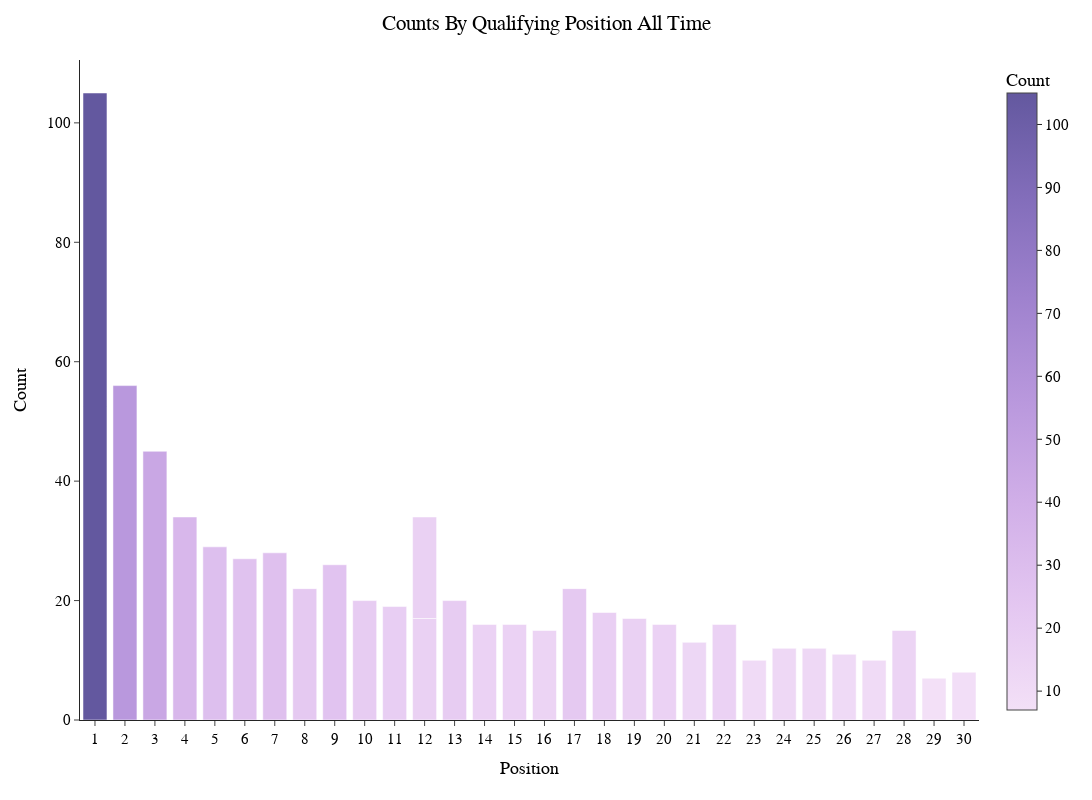

The cell this chart's notebook holds for it:
### Code cell
fig_top_qualy=px.bar(grouped_top_qualy, 
           x="Position", 
           y="Count", 
           color='Count',
           height=800,
           width=1400,
           template='simple_white',
           color_continuous_scale=px.colors.sequential.Purp,
           hover_data=["Driver"]
        )

fig_top_qualy.update_layout(
    title="Counts By Qualifying Position All Time",
    hoverlabel=dict(
        bgcolor="white",
        font_size=15,
        font_family="PT Sans Narrow"
    ),
    title_x=0.5,
    yaxis = dict(tickfont = dict(size=15)),
    xaxis = dict(tickfont = dict(size=15),
                 tickmode = 'linear',
    tick0 = 1,
    dtick = 1),
    font=dict(
        family="PT Sans Narrow",
        size=15,
        color="Black"
    ),
    title_font_family="PT Sans Narrow"
)
# fig_top_qualy.update_traces(marker_color='#246DF8')

### Figure 1 — Plotly figure (JSON) as saved in the notebook; plotly's stock layout.template omitted (floating-point values rounded to 4 significant figures)
{"data": [{"alignmentgroup": "True", "customdata": [["Lewis Hamilton"], ["Lewis Hamilton"], ["Kimi Räikkönen"], ["Sebastian Vettel"], ["Fernando Alonso"], ["Felipe Massa"], ["Fernando Alonso"], ["Fernando Alonso"], ["Felipe Massa"], ["Rubens Barrichello"], ["Fernando Alonso"], ["Jenson Button"], ["Rubens Barrichello"], ["Daniel Ricciardo"], ["Lance Stroll"], ["Rubens Barrichello"], ["Jean Alesi"], ["Kevin Magnussen"], ["Fernando Alonso"], ["Andrea de Cesaris"], ["Mark Webber"], ["John Watson"], ["Riccardo Patrese"], ["Riccardo Patrese"], ["Andrea de Cesaris"], ["Andrea de Cesaris"], ["Michele Alboreto"], ["Bertrand Gachot"], ["Paul Belmondo"], ["Eric van de Poele"], ["Bertrand Gachot"]], "hovertemplate": "Position=%{x}<br>Count=%{marker.color}<br>Driver=%{customdata[0]}<extra></extra>", "legendgroup": "", "marker": {"color": [105, 56, 45, 34, 29, 27, 28, 22, 26, 20, 19, 17, 17, 20, 16, 16, 15, 22, 18, 17, 16, 13, 16, 10, 12, 12, 11, 10, 15, 7, 8], "coloraxis": "coloraxis", "pattern": {"shape": ""}}, "name": "", "offsetgroup": "", "orientation": "v", "showlegend": false, "textposition": "auto", "type": "bar", "x": [1, 2, 3, 4, 5, 6, 7, 8, 9, 10, 11, 12, 12, 13, 14, 15, 16, 17, 18, 19, 20, 21, 22, 23, 24, 25, 26, 27, 28, 29, 30], "xaxis": "x", "y": [105, 56, 45, 34, 29, 27, 28, 22, 26, 20, 19, 17, 17, 20, 16, 16, 15, 22, 18, 17, 16, 13, 16, 10, 12, 12, 11, 10, 15, 7, 8], "yaxis": "y"}], "layout": {"barmode": "relative", "coloraxis": {"colorbar": {"title": {"text": "Count"}}, "colorscale": [[0, "rgb(243, 224, 247)"], [0.1667, "rgb(228, 199, 241)"], [0.3333, "rgb(209, 175, 232)"], [0.5, "rgb(185, 152, 221)"], [0.6667, "rgb(159, 130, 206)"], [0.8333, "rgb(130, 109, 186)"], [1, "rgb(99, 88, 159)"]]}, "font": {"color": "Black", "family": "PT Sans Narrow", "size": 15}, "height": 800, "hoverlabel": {"bgcolor": "white", "font": {"family": "PT Sans Narrow", "size": 15}}, "legend": {"tracegroupgap": 0}, "margin": {"t": 60}, "title": {"font": {"family": "PT Sans Narrow"}, "text": "Counts By Qualifying Position All Time", "x": 0.5}, "width": 1400, "xaxis": {"anchor": "y", "domain": [0, 1], "dtick": 1, "tick0": 1, "tickfont": {"size": 15}, "tickmode": "linear", "title": {"text": "Position"}}, "yaxis": {"anchor": "x", "domain": [0, 1], "tickfont": {"size": 15}, "title": {"text": "Count"}}}}
